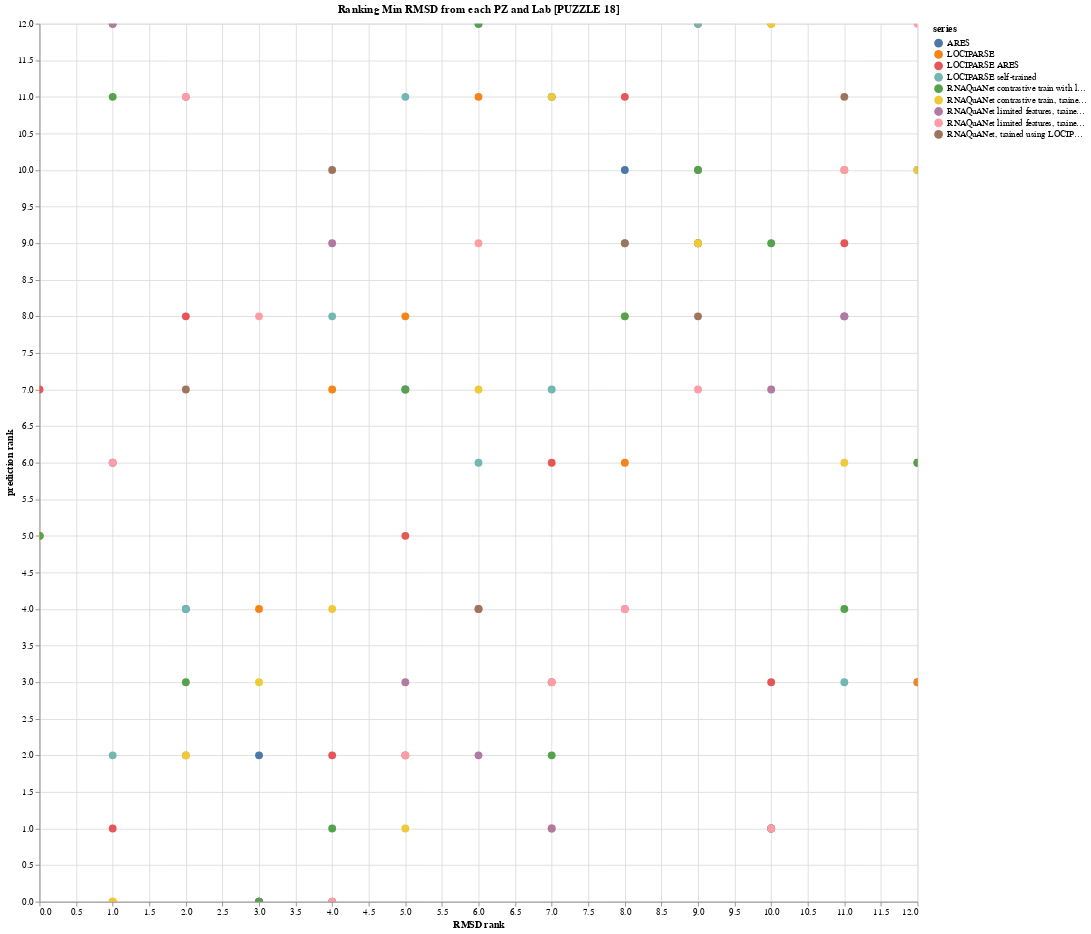
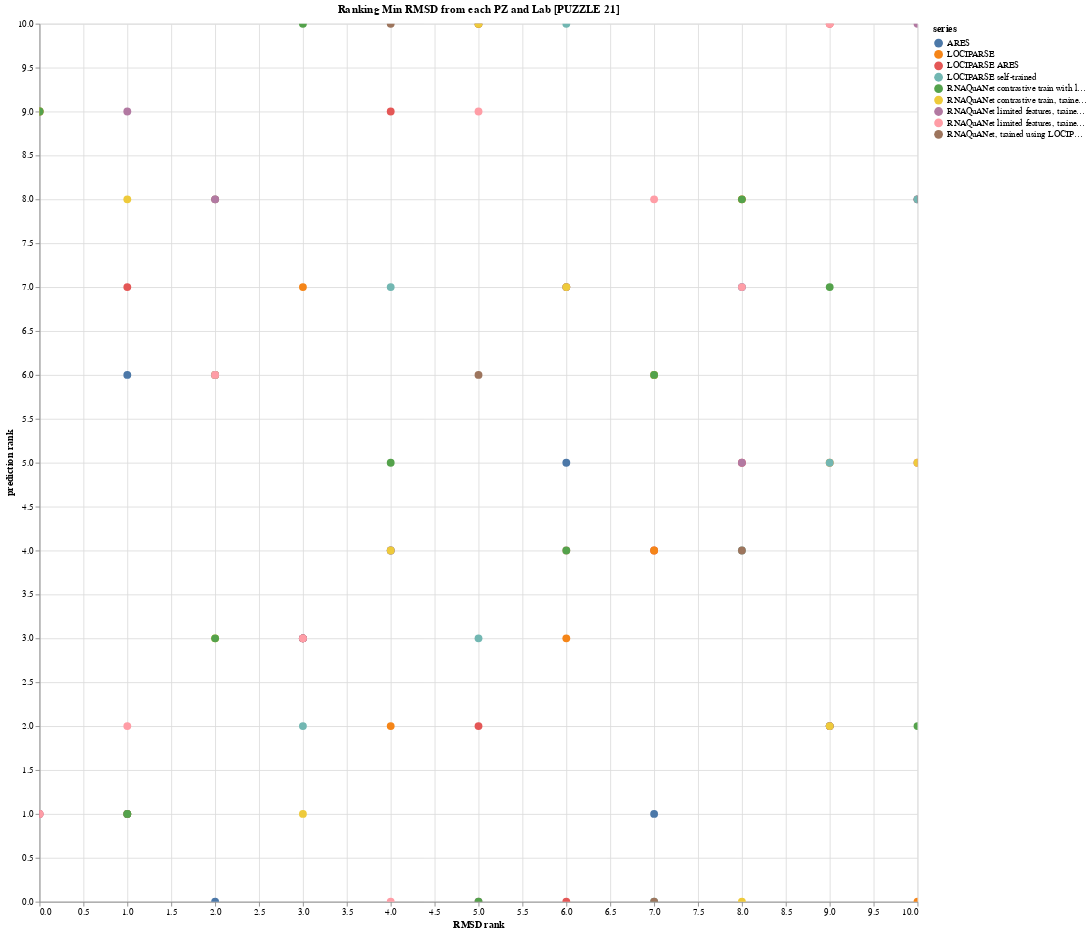

Notebook code cell kept with these figures, in order:
### Code cell
pd.set_option("display.max_colwidth", None)
import altair as alt

model_ranking = {model: [] for model in translate.values()}
comparesion_filtered = comparesion.copy()
comparesion_filtered_min = comparesion_filtered.groupby(["Lab", "PZ"]).min()
comparesion_filtered_max = comparesion_filtered.groupby(["Lab", "PZ"]).max()
comparesion_filtered_each_05A = comparesion_filtered.copy()
comparesion_filtered_each_05A["A_group"] = comparesion_filtered_each_05A["RMSD"] // 0.5
comparesion_filtered_each_05A = (
    comparesion_filtered_each_05A.sort_values("RMSD").groupby(["PZ", "A_group"]).first()
)
for title, comparesion in [
    ("Min RMSD from each PZ and Lab", comparesion_filtered_min.reset_index(drop=False)),
    ("Max RMSD from each PZ and Lab", comparesion_filtered_max.reset_index(drop=False)),
    (
        "Selected lowest RMSD from each 0.5A range",
        comparesion_filtered_each_05A.reset_index(drop=False),
    ),
]:
    model_ranking = {model: [] for model in translate.values()}
    for PZ in pd.unique(comparesion["PZ"]):
        display(PZ)
        result = {"model": [], "spearman": [], "MAE": [], "MSE": []}
        result_pd = []
        for col in translate.keys():
            data_pz = comparesion[comparesion["PZ"] == PZ].copy()
            data_pz = data_pz.sort_values(by="RMSD").reset_index(drop=True)
            rmsd_sorted = data_pz.copy().sort_values(by="RMSD").index
            error_sorted = data_pz.copy().sort_values(by=col).index
            result_pd.append(
                pd.DataFrame(
                    {
                        "RMSD rank": rmsd_sorted,
                        "prediction rank": error_sorted,
                        "series": translate[col],
                    }
                )
            )
            result["model"].append(translate[col])
            result["spearman"].append(
                stats.spearmanr(rmsd_sorted, error_sorted).statistic
            )
            result["MAE"].append((data_pz["RMSD"] - data_pz[col]).abs().mean())
            result["MSE"].append(((data_pz["RMSD"] - data_pz[col]) ** 2).mean())
        highlight = alt.selection_point(fields=["series"], bind="legend")
        chart = (
            alt.Chart(pd.concat(result_pd, ignore_index=True), width=1000, height=1000)
            .mark_circle(size=80)
            .encode(
                x="RMSD rank",
                y="prediction rank",
                color="series:N",
                opacity=alt.condition(highlight, alt.value(1), alt.value(0.1)),
                tooltip=["RMSD rank", "prediction rank", "series"],
            )
            .add_params(highlight)
            .properties(title="Ranking {:s} [PUZZLE {:s}] ".format(title, PZ))
        ).interactive()
        print(pd.DataFrame(result).sort_values("spearman", ascending=False).to_string())
        for index, values in (
            pd.DataFrame(result)
            .sort_values("spearman", ascending=False)
            .reset_index()
            .iterrows()
        ):
            model_ranking[values["model"]].append(index + 1)
        chart.show()
        display("==========================================")
    data = pd.DataFrame(
        [
            {"group": group, "position": pos}
            for group, positions in model_ranking.items()
            for pos in positions
        ]
    )
    chart = (
        alt.Chart(data, width=700, height=700)
        .transform_bin(
            "binned_position", field="position", bin=alt.Bin(step=1, extent=[1, 10])
        )
        .transform_aggregate(count="count()", groupby=["group", "binned_position"])
        .transform_impute(
            impute="count", key="binned_position", groupby=["group"], value=0
        )
        .mark_bar(opacity=1, size=75)
        .encode(
            x=alt.X("binned_position:N", title="Contest Position"),
            y=alt.Y("count:Q", title="Count"),
            color="group:N",
        )
        .properties(
            title=f"Model Performance Histogram (Lower = Better) {title}",
        )
    )

    chart.show()

### Figure 1 — Vega-Lite specification as saved in the notebook (floating-point values rounded to 4 significant figures)
{"config": {"view": {"continuousWidth": 300, "continuousHeight": 300}}, "data": {"name": "data-2e6d830b9e357e36409851c816e251f0"}, "mark": {"type": "circle", "size": 80}, "encoding": {"color": {"field": "series", "type": "nominal"}, "opacity": {"condition": {"param": "param_353", "value": 1}, "value": 0.1}, "tooltip": [{"field": "RMSD rank", "type": "quantitative"}, {"field": "prediction rank", "type": "quantitative"}, {"field": "series", "type": "nominal"}], "x": {"field": "RMSD rank", "type": "quantitative"}, "y": {"field": "prediction rank", "type": "quantitative"}}, "height": 1000, "params": [{"name": "param_353", "select": {"type": "point", "fields": ["series"]}, "bind": "legend"}, {"name": "param_354", "select": {"type": "interval", "encodings": ["x", "y"]}, "bind": "scales"}], "title": "Ranking Min RMSD from each PZ and Lab [PUZZLE 18] ", "width": 1000, "$schema": "https://vega.github.io/schema/vega-lite/v5.20.1.json", "datasets": {"data-2e6d830b9e357e36409851c816e251f0": [{"RMSD rank": 0, "prediction rank": 5, "series": "ARES"}, {"RMSD rank": 1, "prediction rank": 6, "series": "ARES"}, {"RMSD rank": 2, "prediction rank": 4, "series": "ARES"}, {"RMSD rank": 3, "prediction rank": 2, "series": "ARES"}, {"RMSD rank": 4, "prediction rank": 0, "series": "ARES"}, {"RMSD rank": 5, "prediction rank": 7, "series": "ARES"}, {"RMSD rank": 6, "prediction rank": 12, "series": "ARES"}, {"RMSD rank": 7, "prediction rank": 11, "series": "ARES"}, {"RMSD rank": 8, "prediction rank": 10, "series": "ARES"}, {"RMSD rank": 9, "prediction rank": 9, "series": "ARES"}, {"RMSD rank": 10, "prediction rank": 1, "series": "ARES"}, {"RMSD rank": 11, "prediction rank": 8, "series": "ARES"}, {"RMSD rank": 12, "prediction rank": 3, "series": "ARES"}, {"RMSD rank": 0, "prediction rank": 7, "series": "LOCIPARSE ARES"}, {"RMSD rank": 1, "prediction rank": 1, "series": "LOCIPARSE ARES"}, {"RMSD rank": 2, "prediction rank": 8, "series": "LOCIPARSE ARES"}, {"RMSD rank": 3, "prediction rank": 0, "series": "LOCIPARSE ARES"}, {"RMSD rank": 4, "prediction rank": 2, "series": "LOCIPARSE ARES"}, {"RMSD rank": 5, "prediction rank": 5, "series": "LOCIPARSE ARES"}, {"RMSD rank": 6, "prediction rank": 4, "series": "LOCIPARSE ARES"}, {"RMSD rank": 7, "prediction rank": 6, "series": "LOCIPARSE ARES"}, {"RMSD rank": 8, "prediction rank": 11, "series": "LOCIPARSE ARES"}, {"RMSD rank": 9, "prediction rank": 12, "series": "LOCIPARSE ARES"}, {"RMSD rank": 10, "prediction rank": 3, "series": "LOCIPARSE ARES"}, {"RMSD rank": 11, "prediction rank": 9, "series": "LOCIPARSE ARES"}, {"RMSD rank": 12, "prediction rank": 10, "series": "LOCIPARSE ARES"}, {"RMSD rank": 0, "prediction rank": 5, "series": "LOCIPARSE"}, {"RMSD rank": 1, "prediction rank": 0, "series": "LOCIPARSE"}, {"RMSD rank": 2, "prediction rank": 2, "series": "LOCIPARSE"}, {"RMSD rank": 3, "prediction rank": 4, "series": "LOCIPARSE"}, {"RMSD rank": 4, "prediction rank": 7, "series": "LOCIPARSE"}, {"RMSD rank": 5, "prediction rank": 8, "series": "LOCIPARSE"}, {"RMSD rank": 6, "prediction rank": 11, "series": "LOCIPARSE"}, {"RMSD rank": 7, "prediction rank": 1, "series": "LOCIPARSE"}, {"RMSD rank": 8, "prediction rank": 6, "series": "LOCIPARSE"}, {"RMSD rank": 9, "prediction rank": 9, "series": "LOCIPARSE"}, {"RMSD rank": 10, "prediction rank": 12, "series": "LOCIPARSE"}, {"RMSD rank": 11, "prediction rank": 10, "series": "LOCIPARSE"}, {"RMSD rank": 12, "prediction rank": 3, "series": "LOCIPARSE"}, {"RMSD rank": 0, "prediction rank": 5, "series": "LOCIPARSE self-trained"}, {"RMSD rank": 1, "prediction rank": 2, "series": "LOCIPARSE self-trained"}, {"RMSD rank": 2, "prediction rank": 4, "series": "LOCIPARSE self-trained"}, {"RMSD rank": 3, "prediction rank": 0, "series": "LOCIPARSE self-trained"}, {"RMSD rank": 4, "prediction rank": 8, "series": "LOCIPARSE self-trained"}, {"RMSD rank": 5, "prediction rank": 11, "series": "LOCIPARSE self-trained"}, {"RMSD rank": 6, "prediction rank": 6, "series": "LOCIPARSE self-trained"}, {"RMSD rank": 7, "prediction rank": 7, "series": "LOCIPARSE self-trained"}, {"RMSD rank": 8, "prediction rank": 9, "series": "LOCIPARSE self-trained"}, {"RMSD rank": 9, "prediction rank": 12, "series": "LOCIPARSE self-trained"}, {"RMSD rank": 10, "prediction rank": 1, "series": "LOCIPARSE self-trained"}, {"RMSD rank": 11, "prediction rank": 3, "series": "LOCIPARSE self-trained"}, {"RMSD rank": 12, "prediction rank": 10, "series": "LOCIPARSE self-trained"}, {"RMSD rank": 0, "prediction rank": 5, "series": "RNAQuANet, trained using LOCIPARSE"}, {"RMSD rank": 1, "prediction rank": 12, "series": "RNAQuANet, trained using LOCIPARSE"}, {"RMSD rank": 2, "prediction rank": 7, "series": "RNAQuANet, trained using LOCIPARSE"}, {"RMSD rank": 3, "prediction rank": 0, "series": "RNAQuANet, trained using LOCIPARSE"}, {"RMSD rank": 4, "prediction rank": 10, "series": "RNAQuANet, trained using LOCIPARSE"}, {"RMSD rank": 5, "prediction rank": 2, "series": "RNAQuANet, trained using LOCIPARSE"}, {"RMSD rank": 6, "prediction rank": 4, "series": "RNAQuANet, trained using LOCIPARSE"}, {"RMSD rank": 7, "prediction rank": 3, "series": "RNAQuANet, trained using LOCIPARSE"}, {"RMSD rank": 8, "prediction rank": 9, "series": "RNAQuANet, trained using LOCIPARSE"}, {"RMSD rank": 9, "prediction rank": 8, "series": "RNAQuANet, trained using LOCIPARSE"}, {"RMSD rank": 10, "prediction rank": 1, "series": "RNAQuANet, trained using LOCIPARSE"}, {"RMSD rank": 11, "prediction rank": 11, "series": "RNAQuANet, trained using LOCIPARSE"}, {"RMSD rank": 12, "prediction rank": 6, "series": "RNAQuANet, trained using LOCIPARSE"}, {"RMSD rank": 0, "prediction rank": 5, "series": "RNAQuANet limited features, trained using LOCIPARSE"}, {"RMSD rank": 1, "prediction rank": 12, "series": "RNAQuANet limited features, trained using LOCIPARSE"}, {"RMSD rank": 2, "prediction rank": 11, "series": "RNAQuANet limited features, trained using LOCIPARSE"}, {"RMSD rank": 3, "prediction rank": 0, "series": "RNAQuANet limited features, trained using LOCIPARSE"}, {"RMSD rank": 4, "prediction rank": 9, "series": "RNAQuANet limited features, trained using LOCIPARSE"}, {"RMSD rank": 5, "prediction rank": 3, "series": "RNAQuANet limited features, trained using LOCIPARSE"}, {"RMSD rank": 6, "prediction rank": 2, "series": "RNAQuANet limited features, trained using LOCIPARSE"}, {"RMSD rank": 7, "prediction rank": 1, "series": "RNAQuANet limited features, trained using LOCIPARSE"}, {"RMSD rank": 8, "prediction rank": 4, "series": "RNAQuANet limited features, trained using LOCIPARSE"}, {"RMSD rank": 9, "prediction rank": 10, "series": "RNAQuANet limited features, trained using LOCIPARSE"}, {"RMSD rank": 10, "prediction rank": 7, "series": "RNAQuANet limited features, trained using LOCIPARSE"}, {"RMSD rank": 11, "prediction rank": 8, "series": "RNAQuANet limited features, trained using LOCIPARSE"}, {"RMSD rank": 12, "prediction rank": 6, "series": "RNAQuANet limited features, trained using LOCIPARSE"}, {"RMSD rank": 0, "prediction rank": 5, "series": "RNAQuANet limited features, trained using RNAQuANet"}, {"RMSD rank": 1, "prediction rank": 6, "series": "RNAQuANet limited features, trained using RNAQuANet"}, {"RMSD rank": 2, "prediction rank": 11, "series": "RNAQuANet limited features, trained using RNAQuANet"}, {"RMSD rank": 3, "prediction rank": 8, "series": "RNAQuANet limited features, trained using RNAQuANet"}, {"RMSD rank": 4, "prediction rank": 0, "series": "RNAQuANet limited features, trained using RNAQuANet"}, {"RMSD rank": 5, "prediction rank": 2, "series": "RNAQuANet limited features, trained using RNAQuANet"}, {"RMSD rank": 6, "prediction rank": 9, "series": "RNAQuANet limited features, trained using RNAQuANet"}, {"RMSD rank": 7, "prediction rank": 3, "series": "RNAQuANet limited features, trained using RNAQuANet"}, {"RMSD rank": 8, "prediction rank": 4, "series": "RNAQuANet limited features, trained using RNAQuANet"}, {"RMSD rank": 9, "prediction rank": 7, "series": "RNAQuANet limited features, trained using RNAQuANet"}, {"RMSD rank": 10, "prediction rank": 1, "series": "RNAQuANet limited features, trained using RNAQuANet"}, {"RMSD rank": 11, "prediction rank": 10, "series": "RNAQuANet limited features, trained using RNAQuANet"}, {"RMSD rank": 12, "prediction rank": 12, "series": "RNAQuANet limited features, trained using RNAQuANet"}, {"RMSD rank": 0, "prediction rank": 5, "series": "RNAQuANet contrastive train, trained using LOCIPARSE"}, {"RMSD rank": 1, "prediction rank": 0, "series": "RNAQuANet contrastive train, trained using LOCIPARSE"}, {"RMSD rank": 2, "prediction rank": 2, "series": "RNAQuANet contrastive train, trained using LOCIPARSE"}, {"RMSD rank": 3, "prediction rank": 3, "series": "RNAQuANet contrastive train, trained using LOCIPARSE"}, {"RMSD rank": 4, "prediction rank": 4, "series": "RNAQuANet contrastive train, trained using LOCIPARSE"}, {"RMSD rank": 5, "prediction rank": 1, "series": "RNAQuANet contrastive train, trained using LOCIPARSE"}, {"RMSD rank": 6, "prediction rank": 7, "series": "RNAQuANet contrastive train, trained using LOCIPARSE"}, {"RMSD rank": 7, "prediction rank": 11, "series": "RNAQuANet contrastive train, trained using LOCIPARSE"}, {"RMSD rank": 8, "prediction rank": 8, "series": "RNAQuANet contrastive train, trained using LOCIPARSE"}, {"RMSD rank": 9, "prediction rank": 9, "series": "RNAQuANet contrastive train, trained using LOCIPARSE"}, {"RMSD rank": 10, "prediction rank": 12, "series": "RNAQuANet contrastive train, trained using LOCIPARSE"}, {"RMSD rank": 11, "prediction rank": 6, "series": "RNAQuANet contrastive train, trained using LOCIPARSE"}, {"RMSD rank": 12, "prediction rank": 10, "series": "RNAQuANet contrastive train, trained using LOCIPARSE"}, {"RMSD rank": 0, "prediction rank": 5, "series": "RNAQuANet contrastive train with limited features,trained using LOCIPARSE"}, {"RMSD rank": 1, "prediction rank": 11, "series": "RNAQuANet contrastive train with limited features,trained using LOCIPARSE"}, {"RMSD rank": 2, "prediction rank": 3, "series": "RNAQuANet contrastive train with limited features,trained using LOCIPARSE"}, {"RMSD rank": 3, "prediction rank": 0, "series": "RNAQuANet contrastive train with limited features,trained using LOCIPARSE"}, {"RMSD rank": 4, "prediction rank": 1, "series": "RNAQuANet contrastive train with limited features,trained using LOCIPARSE"}, {"RMSD rank": 5, "prediction rank": 7, "series": "RNAQuANet contrastive train with limited features,trained using LOCIPARSE"}, {"RMSD rank": 6, "prediction rank": 12, "series": "RNAQuANet contrastive train with limited features,trained using LOCIPARSE"}, {"RMSD rank": 7, "prediction rank": 2, "series": "RNAQuANet contrastive train with limited features,trained using LOCIPARSE"}, {"RMSD rank": 8, "prediction rank": 8, "series": "RNAQuANet contrastive train with limited features,trained using LOCIPARSE"}, {"RMSD rank": 9, "prediction rank": 10, "series": "RNAQuANet contrastive train with limited features,trained using LOCIPARSE"}, {"RMSD rank": 10, "prediction rank": 9, "series": "RNAQuANet contrastive train with limited features,trained using LOCIPARSE"}, {"RMSD rank": 11, "prediction rank": 4, "series": "RNAQuANet contrastive train with limited features,trained using LOCIPARSE"}, {"RMSD rank": 12, "prediction rank": 6, "series": "RNAQuANet contrastive train with limited features,trained using LOCIPARSE"}]}}

### Figure 2 — Vega-Lite specification as saved in the notebook (floating-point values rounded to 4 significant figures)
{"config": {"view": {"continuousWidth": 300, "continuousHeight": 300}}, "data": {"name": "data-a867167963e4361c1a6f789ad407078d"}, "mark": {"type": "circle", "size": 80}, "encoding": {"color": {"field": "series", "type": "nominal"}, "opacity": {"condition": {"param": "param_355", "value": 1}, "value": 0.1}, "tooltip": [{"field": "RMSD rank", "type": "quantitative"}, {"field": "prediction rank", "type": "quantitative"}, {"field": "series", "type": "nominal"}], "x": {"field": "RMSD rank", "type": "quantitative"}, "y": {"field": "prediction rank", "type": "quantitative"}}, "height": 1000, "params": [{"name": "param_355", "select": {"type": "point", "fields": ["series"]}, "bind": "legend"}, {"name": "param_356", "select": {"type": "interval", "encodings": ["x", "y"]}, "bind": "scales"}], "title": "Ranking Min RMSD from each PZ and Lab [PUZZLE 21] ", "width": 1000, "$schema": "https://vega.github.io/schema/vega-lite/v5.20.1.json", "datasets": {"data-a867167963e4361c1a6f789ad407078d": [{"RMSD rank": 0, "prediction rank": 9, "series": "ARES"}, {"RMSD rank": 1, "prediction rank": 6, "series": "ARES"}, {"RMSD rank": 2, "prediction rank": 0, "series": "ARES"}, {"RMSD rank": 3, "prediction rank": 3, "series": "ARES"}, {"RMSD rank": 4, "prediction rank": 4, "series": "ARES"}, {"RMSD rank": 5, "prediction rank": 10, "series": "ARES"}, {"RMSD rank": 6, "prediction rank": 5, "series": "ARES"}, {"RMSD rank": 7, "prediction rank": 1, "series": "ARES"}, {"RMSD rank": 8, "prediction rank": 7, "series": "ARES"}, {"RMSD rank": 9, "prediction rank": 2, "series": "ARES"}, {"RMSD rank": 10, "prediction rank": 8, "series": "ARES"}, {"RMSD rank": 0, "prediction rank": 1, "series": "LOCIPARSE ARES"}, {"RMSD rank": 1, "prediction rank": 7, "series": "LOCIPARSE ARES"}, {"RMSD rank": 2, "prediction rank": 6, "series": "LOCIPARSE ARES"}, {"RMSD rank": 3, "prediction rank": 3, "series": "LOCIPARSE ARES"}, {"RMSD rank": 4, "prediction rank": 9, "series": "LOCIPARSE ARES"}, {"RMSD rank": 5, "prediction rank": 2, "series": "LOCIPARSE ARES"}, {"RMSD rank": 6, "prediction rank": 0, "series": "LOCIPARSE ARES"}, {"RMSD rank": 7, "prediction rank": 4, "series": "LOCIPARSE ARES"}, {"RMSD rank": 8, "prediction rank": 5, "series": "LOCIPARSE ARES"}, {"RMSD rank": 9, "prediction rank": 10, "series": "LOCIPARSE ARES"}, {"RMSD rank": 10, "prediction rank": 8, "series": "LOCIPARSE ARES"}, {"RMSD rank": 0, "prediction rank": 9, "series": "LOCIPARSE"}, {"RMSD rank": 1, "prediction rank": 1, "series": "LOCIPARSE"}, {"RMSD rank": 2, "prediction rank": 6, "series": "LOCIPARSE"}, {"RMSD rank": 3, "prediction rank": 7, "series": "LOCIPARSE"}, {"RMSD rank": 4, "prediction rank": 2, "series": "LOCIPARSE"}, {"RMSD rank": 5, "prediction rank": 10, "series": "LOCIPARSE"}, {"RMSD rank": 6, "prediction rank": 3, "series": "LOCIPARSE"}, {"RMSD rank": 7, "prediction rank": 4, "series": "LOCIPARSE"}, {"RMSD rank": 8, "prediction rank": 8, "series": "LOCIPARSE"}, {"RMSD rank": 9, "prediction rank": 5, "series": "LOCIPARSE"}, {"RMSD rank": 10, "prediction rank": 0, "series": "LOCIPARSE"}, {"RMSD rank": 0, "prediction rank": 9, "series": "LOCIPARSE self-trained"}, {"RMSD rank": 1, "prediction rank": 1, "series": "LOCIPARSE self-trained"}, {"RMSD rank": 2, "prediction rank": 6, "series": "LOCIPARSE self-trained"}, {"RMSD rank": 3, "prediction rank": 2, "series": "LOCIPARSE self-trained"}, {"RMSD rank": 4, "prediction rank": 7, "series": "LOCIPARSE self-trained"}, {"RMSD rank": 5, "prediction rank": 3, "series": "LOCIPARSE self-trained"}, {"RMSD rank": 6, "prediction rank": 10, "series": "LOCIPARSE self-trained"}, {"RMSD rank": 7, "prediction rank": 0, "series": "LOCIPARSE self-trained"}, {"RMSD rank": 8, "prediction rank": 4, "series": "LOCIPARSE self-trained"}, {"RMSD rank": 9, "prediction rank": 5, "series": "LOCIPARSE self-trained"}, {"RMSD rank": 10, "prediction rank": 8, "series": "LOCIPARSE self-trained"}, {"RMSD rank": 0, "prediction rank": 9, "series": "RNAQuANet, trained using LOCIPARSE"}, {"RMSD rank": 1, "prediction rank": 1, "series": "RNAQuANet, trained using LOCIPARSE"}, {"RMSD rank": 2, "prediction rank": 8, "series": "RNAQuANet, trained using LOCIPARSE"}, {"RMSD rank": 3, "prediction rank": 3, "series": "RNAQuANet, trained using LOCIPARSE"}, {"RMSD rank": 4, "prediction rank": 10, "series": "RNAQuANet, trained using LOCIPARSE"}, {"RMSD rank": 5, "prediction rank": 6, "series": "RNAQuANet, trained using LOCIPARSE"}, {"RMSD rank": 6, "prediction rank": 7, "series": "RNAQuANet, trained using LOCIPARSE"}, {"RMSD rank": 7, "prediction rank": 0, "series": "RNAQuANet, trained using LOCIPARSE"}, {"RMSD rank": 8, "prediction rank": 4, "series": "RNAQuANet, trained using LOCIPARSE"}, {"RMSD rank": 9, "prediction rank": 2, "series": "RNAQuANet, trained using LOCIPARSE"}, {"RMSD rank": 10, "prediction rank": 5, "series": "RNAQuANet, trained using LOCIPARSE"}, {"RMSD rank": 0, "prediction rank": 1, "series": "RNAQuANet limited features, trained using LOCIPARSE"}, {"RMSD rank": 1, "prediction rank": 9, "series": "RNAQuANet limited features, trained using LOCIPARSE"}, {"RMSD rank": 2, "prediction rank": 8, "series": "RNAQuANet limited features, trained using LOCIPARSE"}, {"RMSD rank": 3, "prediction rank": 3, "series": "RNAQuANet limited features, trained using LOCIPARSE"}, {"RMSD rank": 4, "prediction rank": 4, "series": "RNAQuANet limited features, trained using LOCIPARSE"}, {"RMSD rank": 5, "prediction rank": 0, "series": "RNAQuANet limited features, trained using LOCIPARSE"}, {"RMSD rank": 6, "prediction rank": 7, "series": "RNAQuANet limited features, trained using LOCIPARSE"}, {"RMSD rank": 7, "prediction rank": 6, "series": "RNAQuANet limited features, trained using LOCIPARSE"}, {"RMSD rank": 8, "prediction rank": 5, "series": "RNAQuANet limited features, trained using LOCIPARSE"}, {"RMSD rank": 9, "prediction rank": 2, "series": "RNAQuANet limited features, trained using LOCIPARSE"}, {"RMSD rank": 10, "prediction rank": 10, "series": "RNAQuANet limited features, trained using LOCIPARSE"}, {"RMSD rank": 0, "prediction rank": 1, "series": "RNAQuANet limited features, trained using RNAQuANet"}, {"RMSD rank": 1, "prediction rank": 2, "series": "RNAQuANet limited features, trained using RNAQuANet"}, {"RMSD rank": 2, "prediction rank": 6, "series": "RNAQuANet limited features, trained using RNAQuANet"}, {"RMSD rank": 3, "prediction rank": 3, "series": "RNAQuANet limited features, trained using RNAQuANet"}, {"RMSD rank": 4, "prediction rank": 0, "series": "RNAQuANet limited features, trained using RNAQuANet"}, {"RMSD rank": 5, "prediction rank": 9, "series": "RNAQuANet limited features, trained using RNAQuANet"}, {"RMSD rank": 6, "prediction rank": 4, "series": "RNAQuANet limited features, trained using RNAQuANet"}, {"RMSD rank": 7, "prediction rank": 8, "series": "RNAQuANet limited features, trained using RNAQuANet"}, {"RMSD rank": 8, "prediction rank": 7, "series": "RNAQuANet limited features, trained using RNAQuANet"}, {"RMSD rank": 9, "prediction rank": 10, "series": "RNAQuANet limited features, trained using RNAQuANet"}, {"RMSD rank": 10, "prediction rank": 5, "series": "RNAQuANet limited features, trained using RNAQuANet"}, {"RMSD rank": 0, "prediction rank": 9, "series": "RNAQuANet contrastive train, trained using LOCIPARSE"}, {"RMSD rank": 1, "prediction rank": 8, "series": "RNAQuANet contrastive train, trained using LOCIPARSE"}, {"RMSD rank": 2, "prediction rank": 3, "series": "RNAQuANet contrastive train, trained using LOCIPARSE"}, {"RMSD rank": 3, "prediction rank": 1, "series": "RNAQuANet contrastive train, trained using LOCIPARSE"}, {"RMSD rank": 4, "prediction rank": 4, "series": "RNAQuANet contrastive train, trained using LOCIPARSE"}, {"RMSD rank": 5, "prediction rank": 10, "series": "RNAQuANet contrastive train, trained using LOCIPARSE"}, {"RMSD rank": 6, "prediction rank": 7, "series": "RNAQuANet contrastive train, trained using LOCIPARSE"}, {"RMSD rank": 7, "prediction rank": 6, "series": "RNAQuANet contrastive train, trained using LOCIPARSE"}, {"RMSD rank": 8, "prediction rank": 0, "series": "RNAQuANet contrastive train, trained using LOCIPARSE"}, {"RMSD rank": 9, "prediction rank": 2, "series": "RNAQuANet contrastive train, trained using LOCIPARSE"}, {"RMSD rank": 10, "prediction rank": 5, "series": "RNAQuANet contrastive train, trained using LOCIPARSE"}, {"RMSD rank": 0, "prediction rank": 9, "series": "RNAQuANet contrastive train with limited features,trained using LOCIPARSE"}, {"RMSD rank": 1, "prediction rank": 1, "series": "RNAQuANet contrastive train with limited features,trained using LOCIPARSE"}, {"RMSD rank": 2, "prediction rank": 3, "series": "RNAQuANet contrastive train with limited features,trained using LOCIPARSE"}, {"RMSD rank": 3, "prediction rank": 10, "series": "RNAQuANet contrastive train with limited features,trained using LOCIPARSE"}, {"RMSD rank": 4, "prediction rank": 5, "series": "RNAQuANet contrastive train with limited features,trained using LOCIPARSE"}, {"RMSD rank": 5, "prediction rank": 0, "series": "RNAQuANet contrastive train with limited features,trained using LOCIPARSE"}, {"RMSD rank": 6, "prediction rank": 4, "series": "RNAQuANet contrastive train with limited features,trained using LOCIPARSE"}, {"RMSD rank": 7, "prediction rank": 6, "series": "RNAQuANet contrastive train with limited features,trained using LOCIPARSE"}, {"RMSD rank": 8, "prediction rank": 8, "series": "RNAQuANet contrastive train with limited features,trained using LOCIPARSE"}, {"RMSD rank": 9, "prediction rank": 7, "series": "RNAQuANet contrastive train with limited features,trained using LOCIPARSE"}, {"RMSD rank": 10, "prediction rank": 2, "series": "RNAQuANet contrastive train with limited features,trained using LOCIPARSE"}]}}
